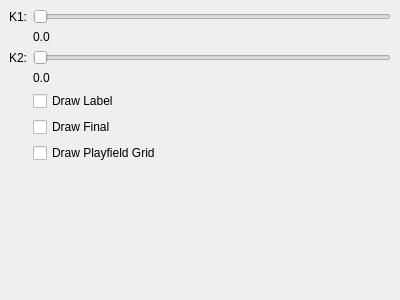
<?xml version="1.0" encoding="UTF-8"?>
<ui version="4.0">
 <class>DockView</class>
 <widget class="QDockWidget" name="DockView">
  <property name="geometry">
   <rect>
    <x>0</x>
    <y>0</y>
    <width>400</width>
    <height>300</height>
   </rect>
  </property>
  <property name="windowTitle">
   <string>View</string>
  </property>
  <widget class="QWidget" name="dockWidgetContents">
   <layout class="QFormLayout" name="formLayout">
    <item row="10" column="1">
     <spacer name="verticalSpacer">
      <property name="orientation">
       <enum>Qt::Vertical</enum>
      </property>
      <property name="sizeHint" stdset="0">
       <size>
        <width>20</width>
        <height>40</height>
       </size>
      </property>
     </spacer>
    </item>
    <item row="0" column="0">
     <widget class="QLabel" name="labelK1">
      <property name="text">
       <string>K1:</string>
      </property>
     </widget>
    </item>
    <item row="0" column="1">
     <widget class="QSlider" name="sliderK1">
      <property name="minimumSize">
       <size>
        <width>200</width>
        <height>0</height>
       </size>
      </property>
      <property name="orientation">
       <enum>Qt::Horizontal</enum>
      </property>
     </widget>
    </item>
    <item row="3" column="1">
     <widget class="QSlider" name="sliderK2">
      <property name="minimumSize">
       <size>
        <width>200</width>
        <height>0</height>
       </size>
      </property>
      <property name="orientation">
       <enum>Qt::Horizontal</enum>
      </property>
     </widget>
    </item>
    <item row="3" column="0">
     <widget class="QLabel" name="labelK2">
      <property name="text">
       <string>K2:</string>
      </property>
     </widget>
    </item>
    <item row="1" column="1">
     <widget class="QLabel" name="labelK1value">
      <property name="text">
       <string>0.0</string>
      </property>
     </widget>
    </item>
    <item row="4" column="1">
     <widget class="QLabel" name="labelK2value">
      <property name="text">
       <string>0.0</string>
      </property>
     </widget>
    </item>
    <item row="6" column="1">
     <widget class="QCheckBox" name="checkLabel">
      <property name="text">
       <string>Draw Label</string>
      </property>
     </widget>
    </item>
    <item row="7" column="1">
     <widget class="QCheckBox" name="checkFinal">
      <property name="text">
       <string>Draw Final</string>
      </property>
     </widget>
    </item>
    <item row="8" column="1">
     <widget class="QCheckBox" name="checkGrid">
      <property name="text">
       <string>Draw Playfield Grid</string>
      </property>
     </widget>
    </item>
   </layout>
  </widget>
 </widget>
 <resources/>
 <connections/>
</ui>
